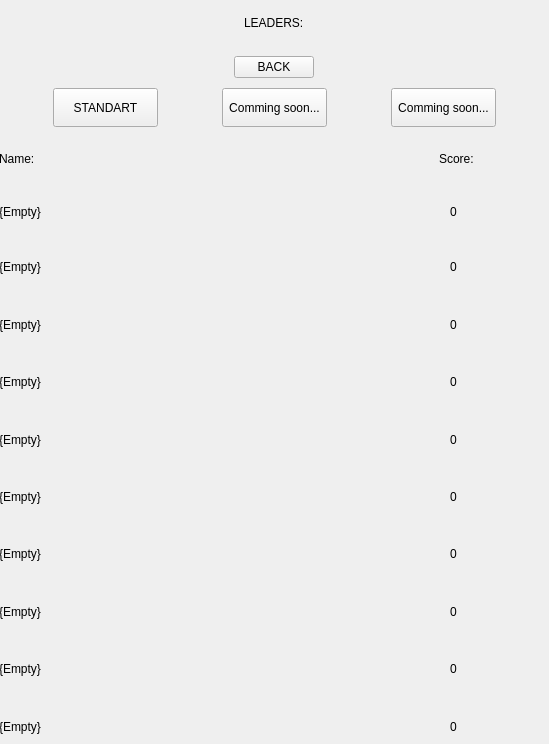
<?xml version="1.0" encoding="UTF-8"?>
<ui version="4.0">
 <class>Form</class>
 <widget class="QWidget" name="Form">
  <property name="geometry">
   <rect>
    <x>0</x>
    <y>0</y>
    <width>549</width>
    <height>744</height>
   </rect>
  </property>
  <property name="windowTitle">
   <string>Form</string>
  </property>
  <widget class="QWidget" name="verticalLayoutWidget">
   <property name="geometry">
    <rect>
     <x>-1</x>
     <y>-1</y>
     <width>551</width>
     <height>751</height>
    </rect>
   </property>
   <layout class="QVBoxLayout" name="verticalLayout">
    <property name="spacing">
     <number>10</number>
    </property>
    <item alignment="Qt::AlignHCenter">
     <widget class="QLabel" name="label">
      <property name="text">
       <string>LEADERS:</string>
      </property>
     </widget>
    </item>
    <item alignment="Qt::AlignHCenter">
     <widget class="QPushButton" name="pushButton_2">
      <property name="text">
       <string>BACK</string>
      </property>
     </widget>
    </item>
    <item>
     <layout class="QHBoxLayout" name="horizontalLayout">
      <item>
       <widget class="QPushButton" name="pushButton_3">
        <property name="maximumSize">
         <size>
          <width>105</width>
          <height>39</height>
         </size>
        </property>
        <property name="text">
         <string>STANDART</string>
        </property>
       </widget>
      </item>
      <item>
       <widget class="QPushButton" name="pushButton_5">
        <property name="maximumSize">
         <size>
          <width>105</width>
          <height>39</height>
         </size>
        </property>
        <property name="text">
         <string>Comming soon...</string>
        </property>
       </widget>
      </item>
      <item>
       <widget class="QPushButton" name="pushButton_4">
        <property name="maximumSize">
         <size>
          <width>105</width>
          <height>39</height>
         </size>
        </property>
        <property name="text">
         <string>Comming soon...</string>
        </property>
       </widget>
      </item>
     </layout>
    </item>
    <item>
     <layout class="QHBoxLayout" name="horizontalLayout_2">
      <item alignment="Qt::AlignLeft">
       <widget class="QLabel" name="label_2">
        <property name="minimumSize">
         <size>
          <width>100</width>
          <height>0</height>
         </size>
        </property>
        <property name="maximumSize">
         <size>
          <width>100</width>
          <height>43</height>
         </size>
        </property>
        <property name="text">
         <string>Name:</string>
        </property>
       </widget>
      </item>
      <item alignment="Qt::AlignRight">
       <widget class="QLabel" name="label_3">
        <property name="minimumSize">
         <size>
          <width>111</width>
          <height>0</height>
         </size>
        </property>
        <property name="maximumSize">
         <size>
          <width>111</width>
          <height>43</height>
         </size>
        </property>
        <property name="text">
         <string>Score:</string>
        </property>
       </widget>
      </item>
     </layout>
    </item>
    <item>
     <layout class="QHBoxLayout" name="horizontalLayout_3">
      <item alignment="Qt::AlignLeft">
       <widget class="QLabel" name="label_4">
        <property name="minimumSize">
         <size>
          <width>300</width>
          <height>0</height>
         </size>
        </property>
        <property name="maximumSize">
         <size>
          <width>300</width>
          <height>43</height>
         </size>
        </property>
        <property name="text">
         <string>{Empty}</string>
        </property>
       </widget>
      </item>
      <item>
       <widget class="QLabel" name="label_5">
        <property name="maximumSize">
         <size>
          <width>100</width>
          <height>43</height>
         </size>
        </property>
        <property name="text">
         <string>0</string>
        </property>
       </widget>
      </item>
     </layout>
    </item>
    <item>
     <layout class="QHBoxLayout" name="horizontalLayout_4">
      <item alignment="Qt::AlignLeft">
       <widget class="QLabel" name="label_6">
        <property name="minimumSize">
         <size>
          <width>300</width>
          <height>43</height>
         </size>
        </property>
        <property name="maximumSize">
         <size>
          <width>300</width>
          <height>16777215</height>
         </size>
        </property>
        <property name="text">
         <string>{Empty}</string>
        </property>
       </widget>
      </item>
      <item>
       <widget class="QLabel" name="label_7">
        <property name="maximumSize">
         <size>
          <width>100</width>
          <height>16777215</height>
         </size>
        </property>
        <property name="text">
         <string>0</string>
        </property>
       </widget>
      </item>
     </layout>
    </item>
    <item>
     <layout class="QHBoxLayout" name="horizontalLayout_5">
      <item alignment="Qt::AlignLeft">
       <widget class="QLabel" name="label_8">
        <property name="minimumSize">
         <size>
          <width>300</width>
          <height>43</height>
         </size>
        </property>
        <property name="maximumSize">
         <size>
          <width>300</width>
          <height>43</height>
         </size>
        </property>
        <property name="text">
         <string>{Empty}</string>
        </property>
       </widget>
      </item>
      <item>
       <widget class="QLabel" name="label_9">
        <property name="maximumSize">
         <size>
          <width>100</width>
          <height>16777215</height>
         </size>
        </property>
        <property name="text">
         <string>0</string>
        </property>
       </widget>
      </item>
     </layout>
    </item>
    <item>
     <layout class="QHBoxLayout" name="horizontalLayout_6">
      <item alignment="Qt::AlignLeft">
       <widget class="QLabel" name="label_10">
        <property name="minimumSize">
         <size>
          <width>300</width>
          <height>43</height>
         </size>
        </property>
        <property name="maximumSize">
         <size>
          <width>300</width>
          <height>43</height>
         </size>
        </property>
        <property name="text">
         <string>{Empty}</string>
        </property>
       </widget>
      </item>
      <item>
       <widget class="QLabel" name="label_11">
        <property name="maximumSize">
         <size>
          <width>100</width>
          <height>16777215</height>
         </size>
        </property>
        <property name="text">
         <string>0</string>
        </property>
       </widget>
      </item>
     </layout>
    </item>
    <item>
     <layout class="QHBoxLayout" name="horizontalLayout_7">
      <item alignment="Qt::AlignLeft">
       <widget class="QLabel" name="label_12">
        <property name="minimumSize">
         <size>
          <width>300</width>
          <height>43</height>
         </size>
        </property>
        <property name="maximumSize">
         <size>
          <width>300</width>
          <height>43</height>
         </size>
        </property>
        <property name="text">
         <string>{Empty}</string>
        </property>
       </widget>
      </item>
      <item>
       <widget class="QLabel" name="label_13">
        <property name="maximumSize">
         <size>
          <width>100</width>
          <height>16777215</height>
         </size>
        </property>
        <property name="text">
         <string>0</string>
        </property>
       </widget>
      </item>
     </layout>
    </item>
    <item>
     <layout class="QHBoxLayout" name="horizontalLayout_8">
      <item alignment="Qt::AlignLeft">
       <widget class="QLabel" name="label_14">
        <property name="minimumSize">
         <size>
          <width>300</width>
          <height>43</height>
         </size>
        </property>
        <property name="maximumSize">
         <size>
          <width>300</width>
          <height>43</height>
         </size>
        </property>
        <property name="text">
         <string>{Empty}</string>
        </property>
       </widget>
      </item>
      <item>
       <widget class="QLabel" name="label_15">
        <property name="maximumSize">
         <size>
          <width>100</width>
          <height>16777215</height>
         </size>
        </property>
        <property name="text">
         <string>0</string>
        </property>
       </widget>
      </item>
     </layout>
    </item>
    <item>
     <layout class="QHBoxLayout" name="horizontalLayout_9">
      <item alignment="Qt::AlignLeft">
       <widget class="QLabel" name="label_16">
        <property name="minimumSize">
         <size>
          <width>300</width>
          <height>43</height>
         </size>
        </property>
        <property name="maximumSize">
         <size>
          <width>300</width>
          <height>43</height>
         </size>
        </property>
        <property name="text">
         <string>{Empty}</string>
        </property>
       </widget>
      </item>
      <item>
       <widget class="QLabel" name="label_17">
        <property name="maximumSize">
         <size>
          <width>100</width>
          <height>16777215</height>
         </size>
        </property>
        <property name="text">
         <string>0</string>
        </property>
       </widget>
      </item>
     </layout>
    </item>
    <item>
     <layout class="QHBoxLayout" name="horizontalLayout_10">
      <item alignment="Qt::AlignLeft">
       <widget class="QLabel" name="label_18">
        <property name="minimumSize">
         <size>
          <width>300</width>
          <height>43</height>
         </size>
        </property>
        <property name="maximumSize">
         <size>
          <width>300</width>
          <height>43</height>
         </size>
        </property>
        <property name="text">
         <string>{Empty}</string>
        </property>
       </widget>
      </item>
      <item>
       <widget class="QLabel" name="label_19">
        <property name="maximumSize">
         <size>
          <width>100</width>
          <height>16777215</height>
         </size>
        </property>
        <property name="text">
         <string>0</string>
        </property>
       </widget>
      </item>
     </layout>
    </item>
    <item>
     <layout class="QHBoxLayout" name="horizontalLayout_11">
      <item alignment="Qt::AlignLeft">
       <widget class="QLabel" name="label_20">
        <property name="minimumSize">
         <size>
          <width>300</width>
          <height>43</height>
         </size>
        </property>
        <property name="maximumSize">
         <size>
          <width>300</width>
          <height>43</height>
         </size>
        </property>
        <property name="text">
         <string>{Empty}</string>
        </property>
       </widget>
      </item>
      <item>
       <widget class="QLabel" name="label_21">
        <property name="maximumSize">
         <size>
          <width>100</width>
          <height>16777215</height>
         </size>
        </property>
        <property name="text">
         <string>0</string>
        </property>
       </widget>
      </item>
     </layout>
    </item>
    <item>
     <layout class="QHBoxLayout" name="horizontalLayout_12">
      <item alignment="Qt::AlignLeft">
       <widget class="QLabel" name="label_22">
        <property name="minimumSize">
         <size>
          <width>300</width>
          <height>43</height>
         </size>
        </property>
        <property name="maximumSize">
         <size>
          <width>300</width>
          <height>43</height>
         </size>
        </property>
        <property name="text">
         <string>{Empty}</string>
        </property>
       </widget>
      </item>
      <item>
       <widget class="QLabel" name="label_23">
        <property name="maximumSize">
         <size>
          <width>100</width>
          <height>16777215</height>
         </size>
        </property>
        <property name="text">
         <string>0</string>
        </property>
       </widget>
      </item>
     </layout>
    </item>
   </layout>
  </widget>
 </widget>
 <resources/>
 <connections/>
</ui>
